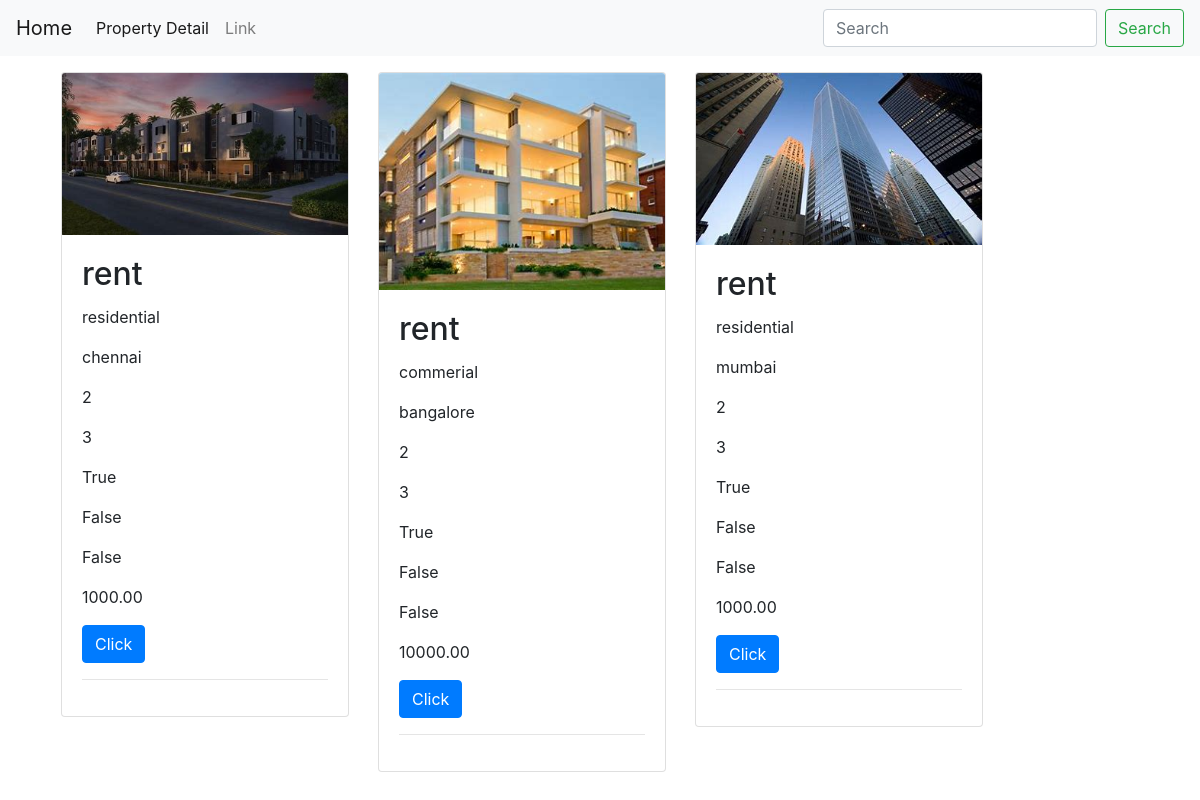
Page /properties/ on the committed database.
### properties/models.py (models this page shows, shortened)
class Property(models.Model):
    id = models.UUIDField(primary_key=True, default=uuid.uuid4, editable=False)
    user =models.ForeignKey(User, on_delete=models.CASCADE)
    property_type =models.ForeignKey(PropertyType, on_delete= models.CASCADE)
    image =models.ImageField(upload_to="property", null=True, blank=True)
    title =models.CharField(max_length=20, null=True, blank=True)
    description =models.TextField(null=True, blank=True)
    location =models.TextField(null=True, blank=True)
    bedRooms =models.IntegerField(null=True, blank=True)
    bathRooms =models.IntegerField(null=True, blank=True)
    lift =models.BooleanField()
    carParking =models.BooleanField()
    twoWheelerParking =models.BooleanField()
    security =models.BooleanField()
    cctv =models.BooleanField()
    available_from =models.DateTimeField()
    price =models.DecimalField(max_digits=10, decimal_places=2)
    slug =models.SlugField(null=True, blank=True)
    def get_absolute_url(self):
        return reverse("properties:property_detail", kwargs={'pk':self.pk})

class PropertyType(models.Model):
    name = models.CharField(max_length=20, choices=TYPE)
    def __str__(self):
        return self.name

### properties/views.py (the view)
# urls.py: path('properties/', PropertyView.as_view(), name='property'),
class PropertyView(ListView):
    model =Property
    template_name ='properties/properties.html'
    def get_queryset(self, *args, **kwargs):
        q =self.request.GET.get('q')
        if q is not None and q != '':
            qs =self.model.objects.filter(location__icontains=q)
            return qs
        return super().get_queryset(*args, **kwargs)

### properties/templates/properties/properties.html (shortened to what this page needs)
{% extends 'base.html' %}
{% block content %}
<div class="row">
{% for property in object_list %}
<div class="col-3 m-3">
<div class="card" style="width: 18rem;">
  <img src="{{ property.image.url }}" class="card-img-top" alt="...">
  <div class="card-body">
    <h2 class="card-title">{{property.property_type}}</h2>
    <p class="cart-text">{{property.title}}</p>
    <p class="card-text">{{property.location}}</p>
    <p class="card-text">{{property.bedRooms}}</p>
    <p class="card-text">{{property.bathRooms}}</p>
    <p class="card-text">{{property.lift}}</p>
    <p class="card-text">{{property.twoWheelerParking}}</p>
    <p class="card-text">{{property.carParking}}</p>
    <p class="card-text">{{property.price}}</p>
    <a href="{{property.get_absolute_url}}" class="btn btn-primary">Click</a>
    <hr>
  </div>
</div>
</div>
{% endfor %}
</div>
{% endblock %}

### rows in the picture
Property: image (picture), property_type "rent", title "residential", location "chennai", bedRooms "2", bathRooms "3", lift "True", twoWheelerParking "False", carParking "False", price "1000.00"
Property: image (picture), property_type "rent", title "commerial", location "bangalore", bedRooms "2", bathRooms "3", lift "True", twoWheelerParking "False", carParking "False", price "10000.00"
Property: image (picture), property_type "rent", title "residential", location "mumbai", bedRooms "2", bathRooms "3", lift "True", twoWheelerParking "False", carParking "False", price "1000.00"
